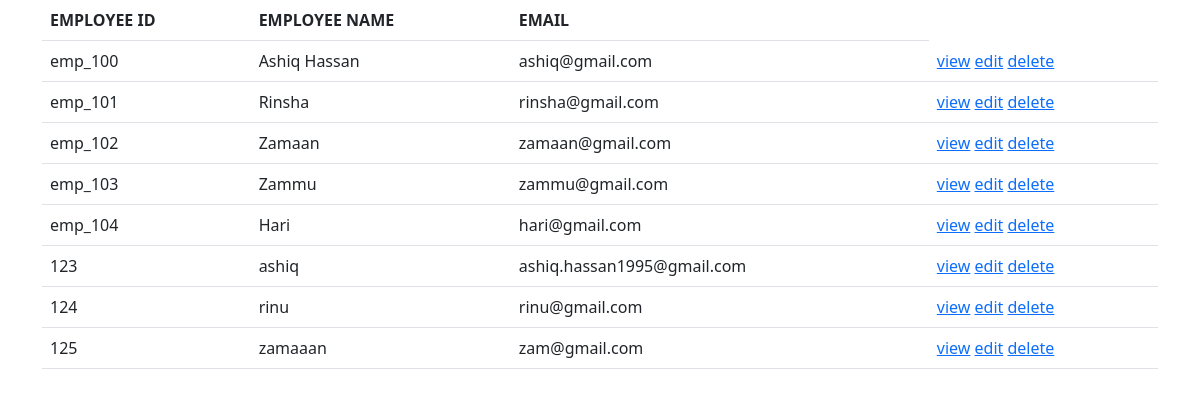
The page /employee/all on the database as committed earlier.
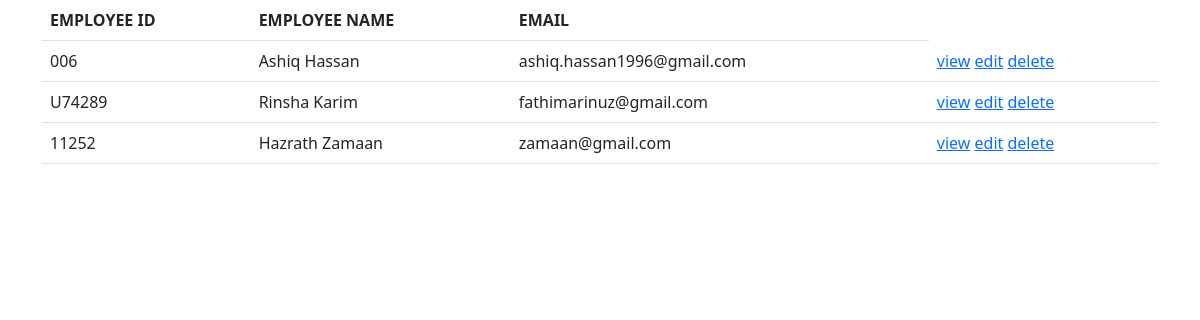
The same page on the database as committed later.
### employee/models.py (models this page shows, shortened)
class Employee(models.Model):
    eid=models.CharField(max_length=30,primary_key=True)
    profile_pic=models.ImageField(upload_to="profilepics",null=True)
    emp_name=models.CharField(max_length=120)
    desig=models.CharField(max_length=120)
    salary=models.PositiveIntegerField()
    email=models.EmailField(unique=True)
    experience=models.PositiveIntegerField(default=0)

### employee/views.py (the view)
# urls.py: path('all',views.EmployeeListView.as_view(),name='emp-list'),
class EmployeeListView(View):
    def get(self,request,*args,**kwargs):
        ab=Employee.objects.all()
        return render(request,"emp-list.html",{'employees':ab})

### employee/templates/emp-list.html (shortened to what this page needs)
<!DOCTYPE html>
<html lang="en">
<head>
          <link href="https://cdn.jsdelivr.net/npm/bootstrap@5.2.0-beta1/dist/css/bootstrap.min.css" rel="stylesheet">
</head>
<body>
<div class="container">
  <div class="row-8">
    <table class="table">
      <tr>
        <th>EMPLOYEE ID</th>
        <th>EMPLOYEE NAME</th>
        <th>EMAIL</th>
      </tr>
      {%for emp in employees%}
      <tr>
        <td>{{emp.eid}}</td>
        <td>{{emp.emp_name}}</td>
        <td>{{emp.email}}</td>
        <td>
          <a href="{%url 'emp-detail' emp.eid%}">view</a>
          <a href="">edit</a>
          <a href="">delete</a>
        </td>
      </tr>
      {%endfor%}
    </table>
  </div>
</div>
</body>
</html>

Rows that differ between the two databases and show on the page:
removed Employee: eid "emp_100", emp_name "Ashiq Hassan", email "ashiq@gmail.com"
removed Employee: eid "emp_101", emp_name "Rinsha", email "rinsha@gmail.com"
removed Employee: eid "emp_102", emp_name "Zamaan", email "zamaan@gmail.com"
removed Employee: eid "emp_103", emp_name "Zammu", email "zammu@gmail.com"
removed Employee: eid "emp_104", emp_name "Hari", email "hari@gmail.com"
removed Employee: eid "123", emp_name "ashiq", email "ashiq.hassan1995@gmail.com"
removed Employee: eid "124", emp_name "rinu", email "rinu@gmail.com"
removed Employee: eid "125", emp_name "zamaaan", email "zam@gmail.com"
added Employee: eid "006", emp_name "Ashiq Hassan", email "ashiq.hassan1996@gmail.com"
added Employee: eid "U74289", emp_name "Rinsha Karim", email "fathimarinuz@gmail.com"
added Employee: eid "11252", emp_name "Hazrath Zamaan", email "zamaan@gmail.com"
